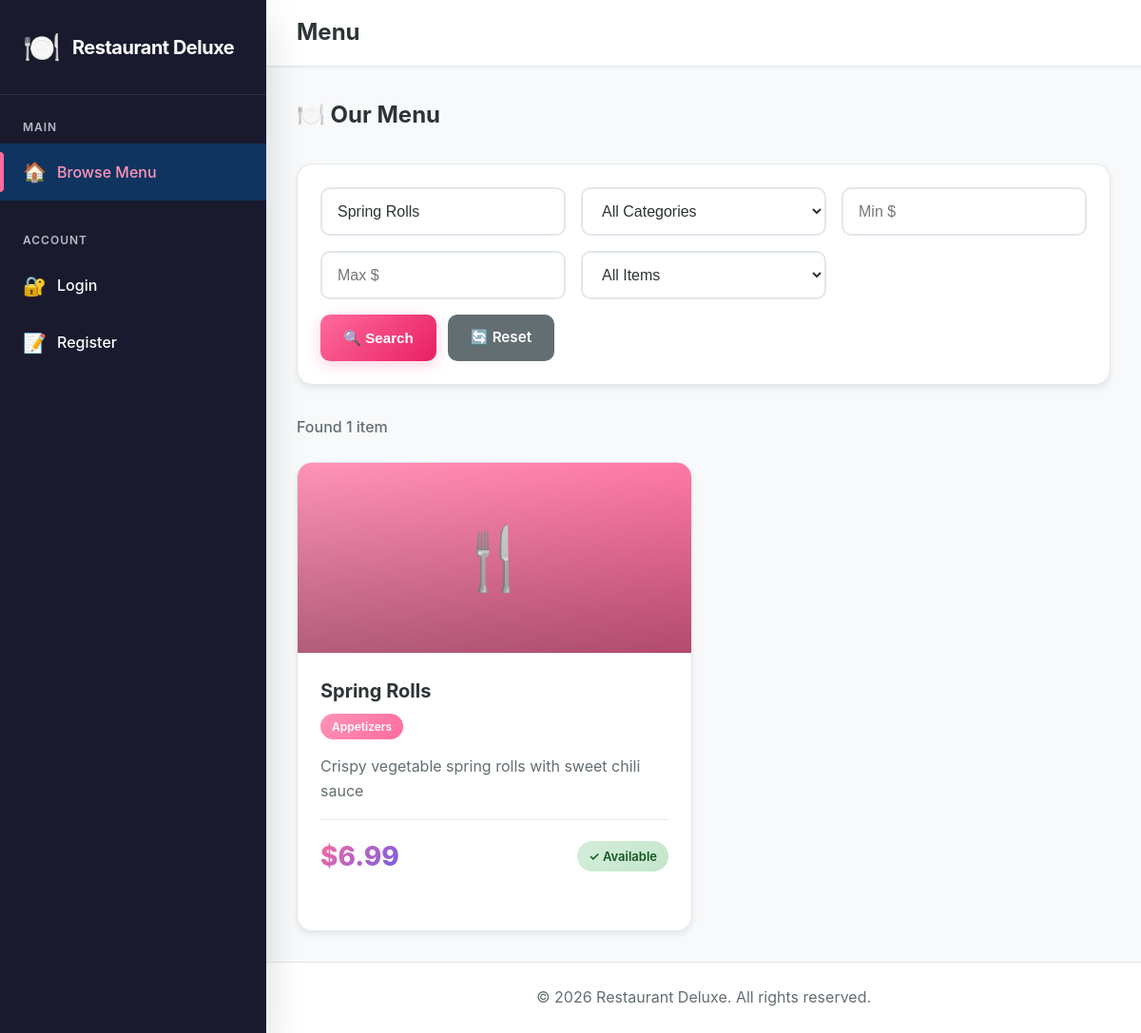
/public/index.php?keyword=Spring Rolls, run on the app's committed database.
### tables this page shows
CREATE TABLE IF NOT EXISTS menu_items (
    id INT AUTO_INCREMENT PRIMARY KEY,
    category_id INT NOT NULL,
    name VARCHAR(150) NOT NULL,
    description TEXT,
    price DECIMAL(10, 2) NOT NULL,
    cuisine VARCHAR(50),
    availability TINYINT(1) DEFAULT 1,
    image_url VARCHAR(255),
    created_at TIMESTAMP DEFAULT CURRENT_TIMESTAMP,
    updated_at TIMESTAMP DEFAULT CURRENT_TIMESTAMP ON UPDATE CURRENT_TIMESTAMP,
    FOREIGN KEY (category_id) REFERENCES categories(id) ON DELETE CASCADE,
    INDEX idx_category (category_id),
    INDEX idx_availability (availability)
);

CREATE TABLE IF NOT EXISTS categories (
    id INT AUTO_INCREMENT PRIMARY KEY,
    name VARCHAR(100) NOT NULL,
    description TEXT,
    created_at TIMESTAMP DEFAULT CURRENT_TIMESTAMP
);

### includes/functions.php (called while the page is built, shortened)
<?php
function escape($data) {
    return htmlspecialchars($data, ENT_QUOTES, 'UTF-8');
}
function formatPrice($price) {
    return '$' . number_format($price, 2);
}

### public/index.php (the view, shortened to what this page needs)
<?php
require_once '../config/db.php';
require_once '../includes/functions.php';
$sql = "SELECT menu_items.*, categories.name AS category_name
        FROM menu_items
        JOIN categories ON menu_items.category_id = categories.id
        WHERE 1=1";
$params = [];
if (!empty($_GET['keyword'])) {
    $sql .= " AND menu_items.name LIKE ?";
    $params[] = "%" . $_GET['keyword'] . "%";
}
$sql .= " ORDER BY menu_items.id DESC";
try {
    $stmt = $pdo->prepare($sql);
    $stmt->execute($params);
    $items = $stmt->fetchAll();
} catch (PDOException $e) {
    error_log($e->getMessage());
    $items = [];
    $categories = [];
}
include '../includes/header.php';
?>
<h2 style="margin-bottom: 2rem;">🍽️ Our Menu</h2>
<div class="search-form">
    <form method="GET">
        <div class="form-row">
            <input type="text" name="keyword" placeholder="Search dishes..." value="<?= escape($_GET['keyword'] ?? '') ?>">
            <select name="category_id">
                <option value="">All Categories</option>
            </select>
            <input type="number" name="min_price" placeholder="Min $" step="0.01" value="<?= escape($_GET['min_price'] ?? '') ?>">
            <input type="number" name="max_price" placeholder="Max $" step="0.01" value="<?= escape($_GET['max_price'] ?? '') ?>">
            <select name="availability">
                <option value="">All Items</option>
            </select>
        </div>
        <div class="btn-group">
            <button type="submit" class="btn btn-primary">🔍 Search</button>
            <a href="index.php" class="btn btn-secondary">🔄 Reset</a>
        </div>
    </form>
</div>
<?php if (empty($items)): ?>
    <div class="empty-state">
        <div class="empty-icon">🍽️</div>
        <p>No menu items found.</p>
        <a href="index.php" class="btn btn-primary">View All</a>
    </div>
<?php else: ?>
    <p class="results-count">Found <?= count($items) ?> item<?= count($items) != 1 ? 's' : '' ?></p>
    <div class="menu-grid">
        <?php foreach ($items as $item): ?>
            <div class="menu-card">
                <div class="menu-card-image">
                    🍴
                </div>
                <div class="menu-card-content">
                    <h3><?= escape($item['name']) ?></h3>
                    <div class="category"><?= escape($item['category_name']) ?></div>
                    <?php if ($item['description']): ?>
                        <p><?= escape($item['description']) ?></p>
                    <?php endif; ?>
                    <div class="price-status">
                        <span class="price"><?= formatPrice($item['price']) ?></span>
                        <span class="badge <?= $item['availability'] ? 'badge-success' : 'badge-danger' ?>">
                            <?= $item['availability'] ? '✓ Available' : '✗ Unavailable' ?>
                        </span>
                    </div>
                </div>
            </div>
        <?php endforeach; ?>
    </div>
<?php endif; ?>
<?php include '../includes/footer.php'; ?>

### public/assets/css/style.css (style rules this page uses)
:root { --primary: #ff6b9d; --primary-dark: #e91e63; --primary-light: #ff94b8; --secondary: #6c5ce7; --success: #00b894; --warning: #fdcb6e; --danger: #d63031; --info: #74b9ff; --sidebar-bg: #1a1a2e; --sidebar-hover: #16213e; --sidebar-active: #0f3460; --white: #ffffff; --bg-main: #f8f9fa; --bg-card: #ffffff; --border: #e1e8ed; --text-dark: #2d3436; --text-medium: #636e72; --text-light: #b2bec3; --shadow-sm: 0 1px 3px rgba(0,0,0,0.05); --shadow-md: 0 4px 6px rgba(0,0,0,0.07); --shadow-lg: 0 10px 25px rgba(0,0,0,0.1); --shadow-xl: 0 20px 40px rgba(0,0,0,0.15); --sidebar-width: 280px; --topbar-height: 70px; }
* { margin: 0; padding: 0; box-sizing: border-box; }
body { font-family: 'Inter', -apple-system, BlinkMacSystemFont, 'Segoe UI', sans-serif; background: var(--bg-main); color: var(--text-dark); line-height: 1.6; overflow-x: hidden; }
.menu-grid { display: grid; grid-template-columns: repeat(auto-fill, minmax(300px, 1fr)); gap: 1.5rem; margin-top: 1.5rem; }
.menu-card { background: var(--bg-card); border-radius: 16px; overflow: hidden; box-shadow: var(--shadow-md); transition: all 0.3s ease; border: 1px solid var(--border); display: flex; flex-direction: column; }
.menu-card-image { width: 100%; height: 200px; background: linear-gradient(135deg, var(--primary-light), var(--primary)); display: flex; align-items: center; justify-content: center; font-size: 4rem; position: relative; overflow: hidden; }
.menu-card-image::after { content: ''; position: absolute; top: 0; left: 0; right: 0; bottom: 0; background: linear-gradient(180deg, transparent 0%, rgba(0,0,0,0.3) 100%); }
.menu-card-content { padding: 1.5rem; flex: 1; display: flex; flex-direction: column; }
.menu-card h3 { font-size: 1.25rem; font-weight: 700; margin-bottom: 0.5rem; color: var(--text-dark); }
.category { display: inline-block; background: linear-gradient(135deg, var(--primary-light), var(--primary)); color: var(--white); padding: 0.25rem 0.75rem; border-radius: 20px; font-size: 0.75rem; font-weight: 600; margin-bottom: 1rem; width: fit-content; }
.menu-card p { color: var(--text-medium); margin-bottom: 1rem; flex: 1; line-height: 1.6; }
.price-status { display: flex; align-items: center; justify-content: space-between; padding: 1rem 0; border-top: 1px solid var(--border); margin-bottom: 1rem; }
.price { font-size: 1.75rem; font-weight: 800; background: linear-gradient(135deg, var(--primary), var(--secondary)); -webkit-background-clip: text; -webkit-text-fill-color: transparent; background-clip: text; }
.btn { display: inline-flex; align-items: center; justify-content: center; gap: 0.5rem; padding: 0.75rem 1.5rem; border: none; border-radius: 10px; font-weight: 600; font-size: 0.95rem; cursor: pointer; transition: all 0.2s ease; text-decoration: none; white-space: nowrap; }
.btn-primary { background: linear-gradient(135deg, var(--primary), var(--primary-dark)); color: var(--white); box-shadow: 0 4px 15px rgba(255, 107, 157, 0.3); }
.btn-secondary { background: var(--text-medium); color: var(--white); }
.btn-group { display: flex; gap: 0.75rem; flex-wrap: wrap; }
.badge { display: inline-flex; align-items: center; padding: 0.375rem 0.75rem; border-radius: 20px; font-size: 0.813rem; font-weight: 600; white-space: nowrap; }
.badge-success { background: linear-gradient(135deg, #d4edda, #c3e6cb); color: #155724; }
.search-form { background: var(--bg-card); padding: 1.5rem; border-radius: 16px; margin-bottom: 2rem; box-shadow: var(--shadow-md); border: 1px solid var(--border); }
input[type="text"], input[type="email"], input[type="password"], input[type="number"], input[type="tel"], select, textarea { width: 100%; padding: 0.875rem 1rem; border: 2px solid var(--border); border-radius: 10px; font-size: 1rem; transition: all 0.2s ease; background: var(--white); color: var(--text-dark); }
.form-row { display: grid; grid-template-columns: repeat(auto-fit, minmax(200px, 1fr)); gap: 1rem; margin-bottom: 1rem; }
.results-count { color: var(--text-medium); margin-bottom: 1.5rem; font-weight: 500; }

### data on the page
menu_items: name "Spring Rolls", category.name "Appetizers", description "Crispy vegetable spring rolls with sweet chili sauce", price "$6.99", availability "✓ Available"

### other printed values
$pageTitle "Menu"
count($items) "1"
